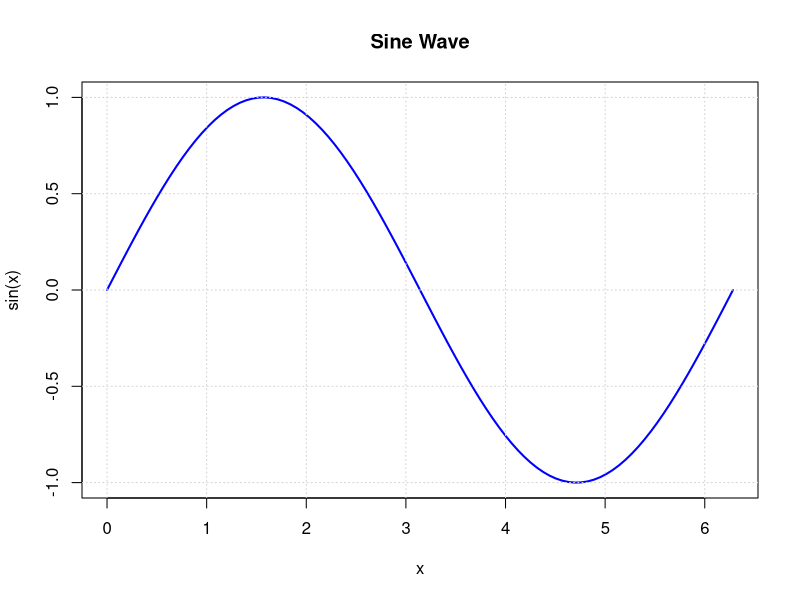
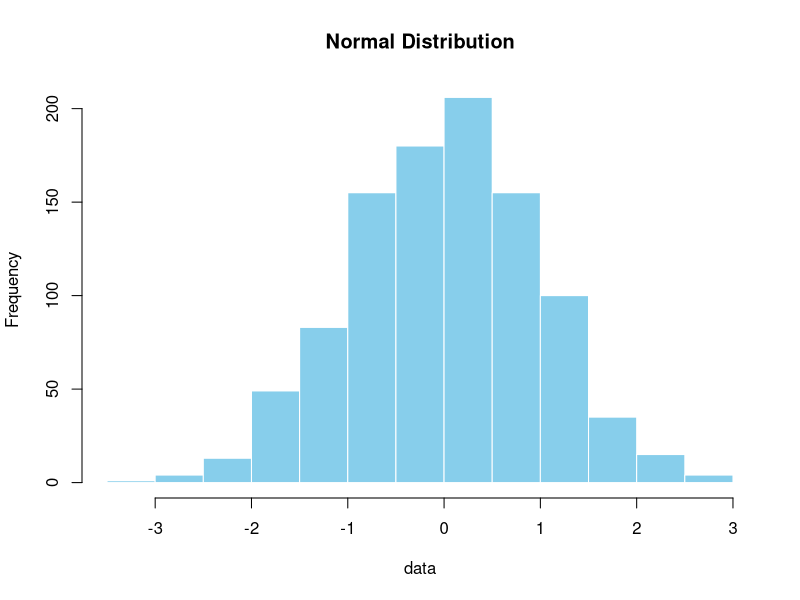

Recreate these plots in R, in order.
## ---- chunk 1
#| label: fig-sine
#| fig-cap: "A simple sine wave generated in R."
#| echo: true

x <- seq(0, 2 * pi, length.out = 100)
y <- sin(x)

plot(
  x,
  y,
  type = "l",
  col = "blue",
  lwd = 2,
  main = "Sine Wave",
  xlab = "x",
  ylab = "sin(x)"
)
grid()
## ---- chunk 2
#| label: fig-hist
#| fig-cap: "Histogram of 1000 random normal values."
#| echo: true

data <- rnorm(1000)
hist(data, col = "skyblue", border = "white", main = "Normal Distribution")
## ---- chunk 3
#| label: tbl-iris
#| tbl-cap: "First 5 rows of the Iris dataset."
#| echo: false

knitr::kable(head(iris, 5))
